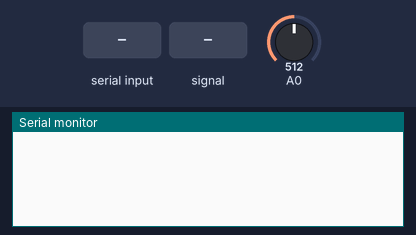
A sketch run on a simulated Arduino Uno, built with avr-gcc and run on an emulated ATmega328P. Shown: the last lines printed to the serial monitor. Inputs (shaded band) come from the test bench; at power-on: A0 = 512.

Above: at 0.9 s.
1.0 s: "Sample\n" received over Serial
At 1.9 s:
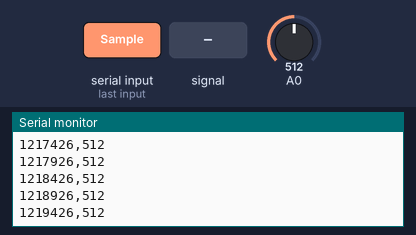
2.5 s: A0 set to 716
At 3.6 s:
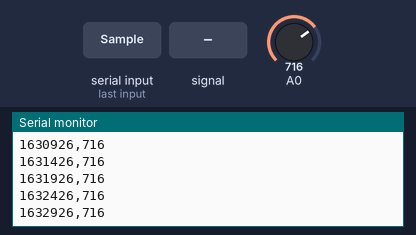
4.0 s: A0 set to 900
At 4.6 s:
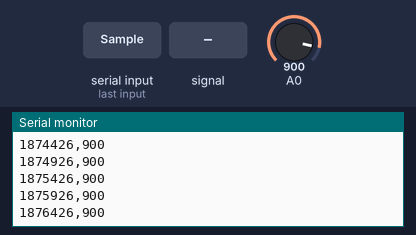
5.5 s: A0 fed a 200 Hz sine of ±81 counts around its level
Timing chart, 0 to 6.1 s (numbered marks = the images above; inputs shaded):
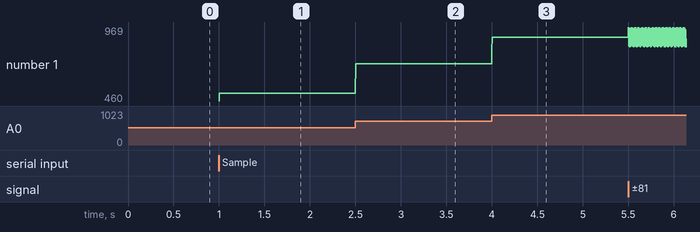

The sketch:

Data_Collection.ino
```cpp
bool start = false; // Flag used to start the sampling
const int bufferSize = 10; // Adjust this value to change the length of the moving average
int readings[bufferSize]; // Array to store the most recent readings
int readIndex = 0; // Index of the current reading
int total = 0; // Total of the readings in the buffer
int average = 0; // Moving average of the readings

void setup()
{
  Serial.begin(115200);
  // Initialize the readings array to zero
  for (int i = 0; i < bufferSize; i++)
  {
    readings[i] = 0;
  }

  while (!start)
  {
    if (Serial.available() > 0)
    {
      String command = Serial.readStringUntil('\n');
      command.trim(); // Remove leading/trailing whitespaces
      // Check if the received command is "Sample"
      if (command == "Sample")
      {
        start = true;
      }
    }
  }
}

void loop()
{
  if (start)
  {
    static uint32_t last_conversion_time = micros();
    if (micros() - last_conversion_time >= 50)
    {
      last_conversion_time += 50;

      // Subtract the last reading from the total
      total = total - readings[readIndex];

      // Read the current analog value
      readings[readIndex] = analogRead(A0);

      // Add the current reading to the total
      total = total + readings[readIndex];

      // Advance to the next position in the array
      readIndex = (readIndex + 1) % bufferSize;

      // Calculate the average
      average = total / bufferSize;
      if (readIndex == 9)
      {
      // Send the average value
      Serial.print(last_conversion_time);
      Serial.print(",");
      Serial.println(average);
      }
    }
  }
}
```

Measured:
- after the input at 1.0 s, the serial monitor: prints a new line at once (image 1)
